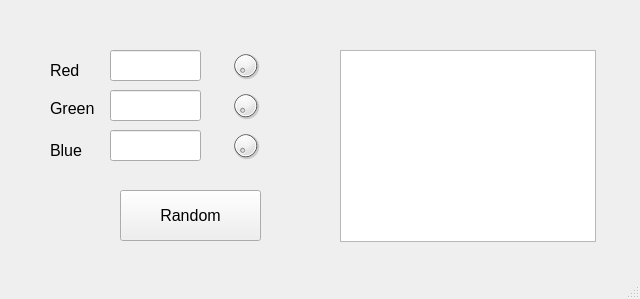
<?xml version="1.0" encoding="UTF-8"?>
<ui version="4.0">
 <class>MainWindow</class>
 <widget class="QMainWindow" name="MainWindow">
  <property name="geometry">
   <rect>
    <x>0</x>
    <y>0</y>
    <width>640</width>
    <height>299</height>
   </rect>
  </property>
  <property name="windowTitle">
   <string>MainWindow</string>
  </property>
  <widget class="QWidget" name="centralwidget">
   <widget class="QLabel" name="redLabel">
    <property name="geometry">
     <rect>
      <x>50</x>
      <y>60</y>
      <width>51</width>
      <height>21</height>
     </rect>
    </property>
    <property name="font">
     <font>
      <pointsize>12</pointsize>
     </font>
    </property>
    <property name="text">
     <string>Red</string>
    </property>
   </widget>
   <widget class="QLabel" name="greenLabel">
    <property name="geometry">
     <rect>
      <x>50</x>
      <y>100</y>
      <width>51</width>
      <height>16</height>
     </rect>
    </property>
    <property name="font">
     <font>
      <pointsize>12</pointsize>
     </font>
    </property>
    <property name="text">
     <string>Green</string>
    </property>
   </widget>
   <widget class="QLabel" name="blueLabel">
    <property name="geometry">
     <rect>
      <x>50</x>
      <y>140</y>
      <width>51</width>
      <height>21</height>
     </rect>
    </property>
    <property name="font">
     <font>
      <pointsize>12</pointsize>
     </font>
    </property>
    <property name="text">
     <string>Blue</string>
    </property>
   </widget>
   <widget class="QLineEdit" name="redEdit">
    <property name="geometry">
     <rect>
      <x>110</x>
      <y>50</y>
      <width>91</width>
      <height>31</height>
     </rect>
    </property>
    <property name="font">
     <font>
      <pointsize>12</pointsize>
     </font>
    </property>
   </widget>
   <widget class="QLineEdit" name="greenEdit">
    <property name="geometry">
     <rect>
      <x>110</x>
      <y>90</y>
      <width>91</width>
      <height>31</height>
     </rect>
    </property>
    <property name="font">
     <font>
      <pointsize>12</pointsize>
     </font>
    </property>
   </widget>
   <widget class="QLineEdit" name="blueEdit">
    <property name="geometry">
     <rect>
      <x>110</x>
      <y>130</y>
      <width>91</width>
      <height>31</height>
     </rect>
    </property>
    <property name="font">
     <font>
      <pointsize>12</pointsize>
     </font>
    </property>
   </widget>
   <widget class="QGraphicsView" name="colorView">
    <property name="geometry">
     <rect>
      <x>340</x>
      <y>50</y>
      <width>256</width>
      <height>192</height>
     </rect>
    </property>
    <property name="verticalScrollBarPolicy">
     <enum>Qt::ScrollBarAlwaysOff</enum>
    </property>
    <property name="horizontalScrollBarPolicy">
     <enum>Qt::ScrollBarAlwaysOff</enum>
    </property>
   </widget>
   <widget class="QPushButton" name="updateButton">
    <property name="geometry">
     <rect>
      <x>120</x>
      <y>190</y>
      <width>141</width>
      <height>51</height>
     </rect>
    </property>
    <property name="font">
     <font>
      <pointsize>12</pointsize>
     </font>
    </property>
    <property name="text">
     <string>Random</string>
    </property>
    <property name="autoDefault">
     <bool>false</bool>
    </property>
   </widget>
   <widget class="QDial" name="redSlider">
    <property name="geometry">
     <rect>
      <x>230</x>
      <y>50</y>
      <width>31</width>
      <height>31</height>
     </rect>
    </property>
    <property name="maximum">
     <number>255</number>
    </property>
   </widget>
   <widget class="QDial" name="greenSlider">
    <property name="geometry">
     <rect>
      <x>230</x>
      <y>90</y>
      <width>31</width>
      <height>31</height>
     </rect>
    </property>
    <property name="maximum">
     <number>255</number>
    </property>
   </widget>
   <widget class="QDial" name="blueSlider">
    <property name="geometry">
     <rect>
      <x>230</x>
      <y>130</y>
      <width>31</width>
      <height>31</height>
     </rect>
    </property>
    <property name="maximum">
     <number>255</number>
    </property>
   </widget>
  </widget>
  <widget class="QStatusBar" name="statusbar"/>
 </widget>
 <resources/>
 <connections>
  <connection>
   <sender>redEdit</sender>
   <signal>textEdited(QString)</signal>
   <receiver>MainWindow</receiver>
   <slot>editUpdate()</slot>
   <hints>
    <hint type="sourcelabel">
     <x>117</x>
     <y>86</y>
    </hint>
    <hint type="destinationlabel">
     <x>178</x>
     <y>268</y>
    </hint>
   </hints>
  </connection>
  <connection>
   <sender>greenEdit</sender>
   <signal>textEdited(QString)</signal>
   <receiver>MainWindow</receiver>
   <slot>editUpdate()</slot>
   <hints>
    <hint type="sourcelabel">
     <x>127</x>
     <y>115</y>
    </hint>
    <hint type="destinationlabel">
     <x>179</x>
     <y>299</y>
    </hint>
   </hints>
  </connection>
  <connection>
   <sender>blueEdit</sender>
   <signal>textEdited(QString)</signal>
   <receiver>MainWindow</receiver>
   <slot>editUpdate()</slot>
   <hints>
    <hint type="sourcelabel">
     <x>136</x>
     <y>144</y>
    </hint>
    <hint type="destinationlabel">
     <x>181</x>
     <y>327</y>
    </hint>
   </hints>
  </connection>
  <connection>
   <sender>updateButton</sender>
   <signal>clicked()</signal>
   <receiver>MainWindow</receiver>
   <slot>buttonClicked()</slot>
   <hints>
    <hint type="sourcelabel">
     <x>149</x>
     <y>210</y>
    </hint>
    <hint type="destinationlabel">
     <x>46</x>
     <y>223</y>
    </hint>
   </hints>
  </connection>
 </connections>
 <slots>
  <slot>sliderUpdate()</slot>
  <slot>editUpdate()</slot>
  <slot>buttonClicked()</slot>
 </slots>
</ui>
